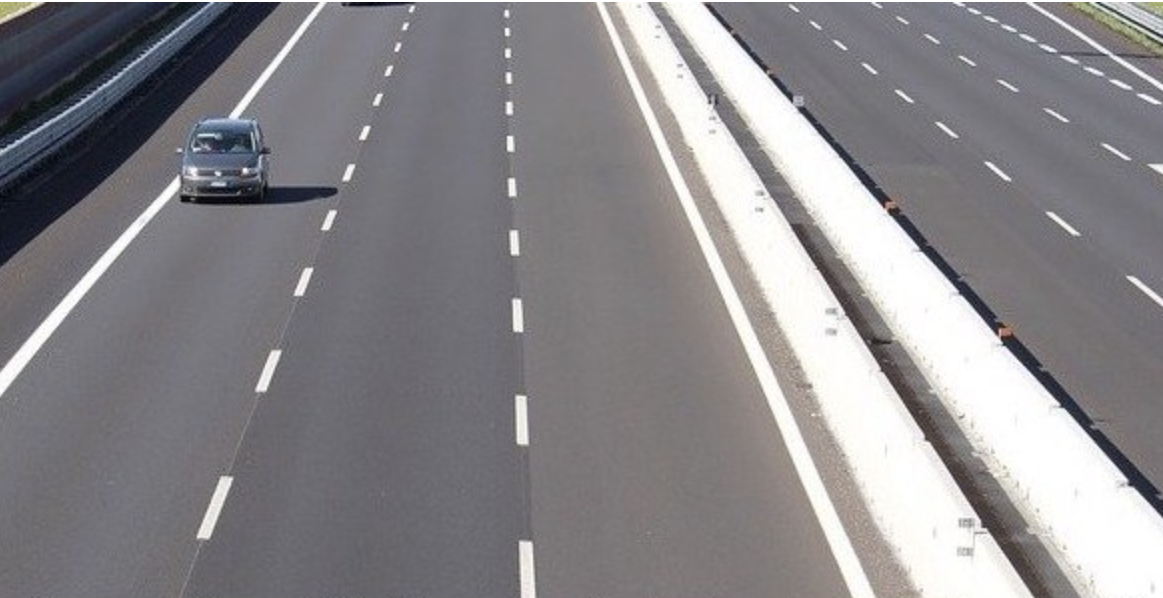
#> input picture originImg/lane.png, 1163 x 598 px
$ python patch.py
#> lines starting #> are read from the running program, lines starting #| are printed output that depends on the picture
#> further down, img is the input picture: shape (598, 1163, 3); mean B, G, R 138.4, 135.2, 137.2
import numpy as np
import cv2 as cv
import matplotlib.pyplot as plt


def get_patch(img,patch_size):
#> called with patch_size = 128
    imgs = []
    shape_list = []
    h, w, n = img.shape
#> h = 598; w = 1163; n = 3
    new_h, new_w = patch_size, patch_size
    col = int(w / patch_size) + 1
#> col = 10
    row = int(h / patch_size) + 1
#> row = 5
    patch_n = col * row
#> patch_n = 50
    top = 0
    for r in range(row):
        insert_zeros_row = np.empty((0, 0, 3))
        foot = top + new_h
        if foot > h:
            foot_gap = foot - h
            foot = h
            insert_zeros_row = np.zeros((foot_gap, new_w,3))
        left = 0
        for c in range(col):
            insert_zeros_col = np.empty((0, 0, 3))
            right = left + new_w
            if right > w:
                right_gap = right - w
                right = w
                if r==row-1:
                    insert_zeros_col = np.zeros((new_h-foot_gap, right_gap, 3))
                else:
                    insert_zeros_col = np.zeros((new_h, right_gap, 3))

            img_patch = img[top:foot, left:right]
            shape_list.append(img_patch.shape)
            if insert_zeros_col.shape[0] > 0:
                img_patch = np.hstack((img_patch, insert_zeros_col))
                insert_zeros_col = np.empty((0, 0, 3))
            if insert_zeros_row.shape[0] > 0:
                img_patch = np.vstack((img_patch, insert_zeros_row))
            left = left + new_w
            imgs.append(img_patch)
        top = top + new_h
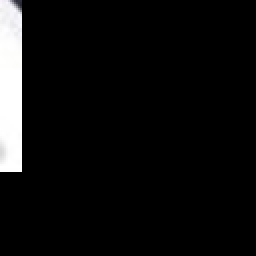
#> img_patch: shape (128, 128, 3) float64 (shown 2 times larger); mean B, G, R 14.3, 14.3, 14.3
#> insert_zeros_row: shape (42, 128, 3) float64; every value is 0
#> after the loop, foot_gap = 42; imgs = 50 items; right_gap = 117; shape_list = 50 items, first 6: (128, 128, 3), (128, 128, 3), (128, 128, 3), (128, 128, 3), (128, 128, 3), (128, 128, 3); top = 640
    return imgs,shape_list, row, col
def jointImage(imgs,shape_list,h_n,w_n,):
    for h in range(h_n):
        # 按行拼接
        for w in range(w_n):
            # 按列拼接img
            if w==0:
               imgs_c=np.array(imgs[h*w_n+w][:shape_list[h*w_n+w][0],:shape_list[h*w_n+w][1]])
            else:
               img_c=np.array(imgs[h*w_n+w][:shape_list[h*w_n+w][0],:shape_list[h*w_n+w][1]])
               imgs_c=np.hstack((imgs_c,img_c))
            # print(imgs[h * w_n + w].shape)
        if h==0:
            imgs_h=imgs_c
        else:
            imgs_h=np.vstack((imgs_h,imgs_c))
    return imgs_h

img=cv.imread('./originImg/lane.png')
imgs,shape_list,h_n,w_n=get_patch(img,128)
#> imgs = 50 items; h_n = 5; w_n = 10
# print(imgs)
# print(shape_list)
plt.rcParams["figure.figsize"] = [10, 8]
fig, axes = plt.subplots(nrows=h_n, ncols=w_n)
num=0
for r in range(h_n):
    for c in range(w_n):
        axes[r, c].imshow(imgs[num]/255)
        num+=1
#> after the loop, num = 50
# plt.tight_layout()
plt.subplots_adjust(bottom=-.1, right=0.5, top=.8)
plt.show()
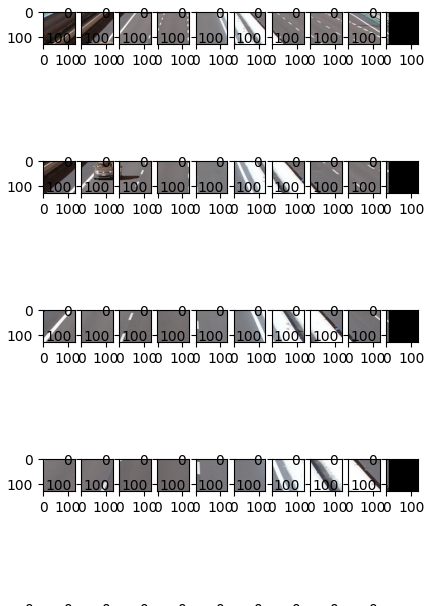
#> figure drawn by matplotlib, 50 panels
full_img=jointImage(imgs,shape_list,h_n,w_n)
plt.title('full_img')
plt.imshow(full_img/255)
plt.show()
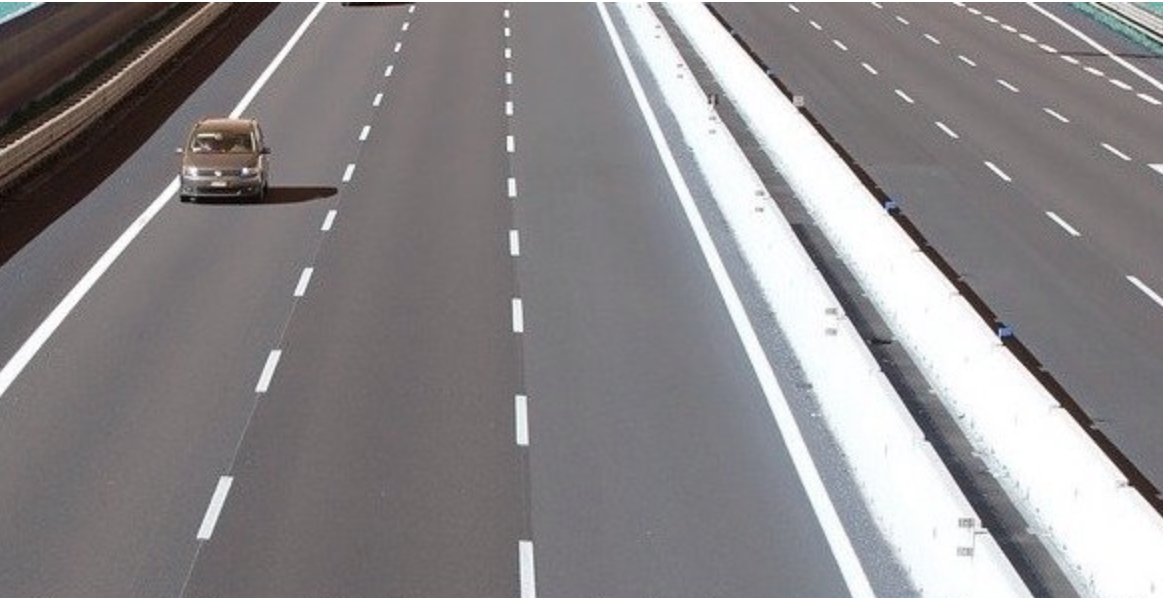
#> shown: shape (598, 1163, 3) float64; mean R, G, B 0.543, 0.53, 0.538
# print('origh',img.shape)
# print('joint',full_img.shape)
